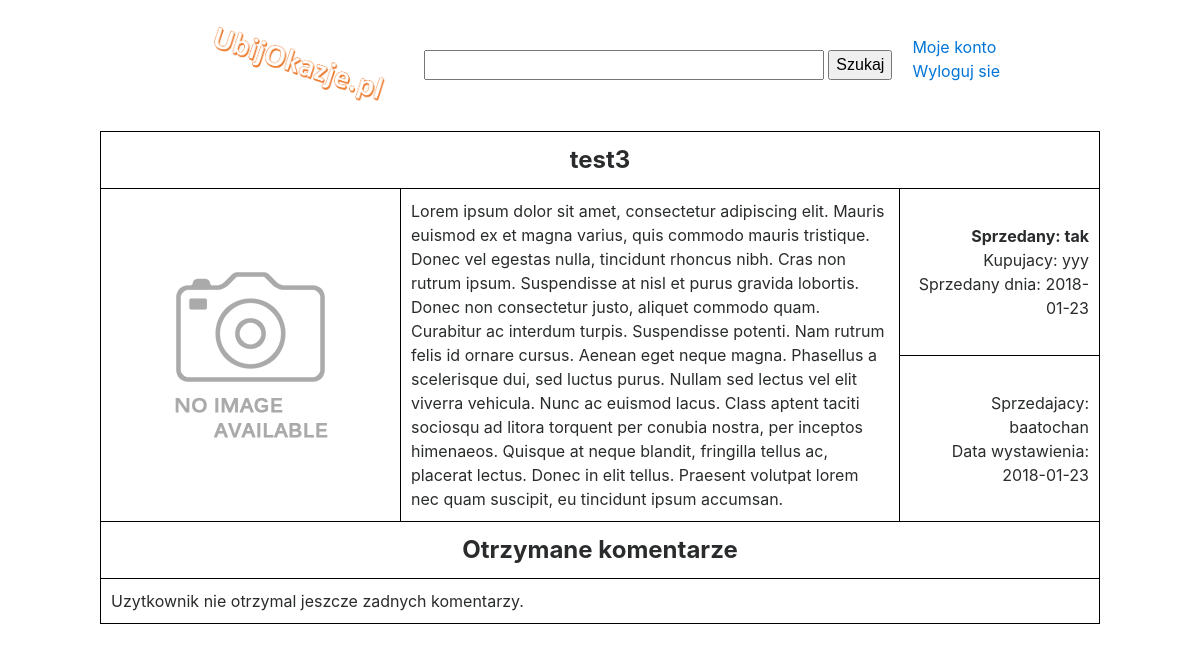
Before: /item.php?id=9 (signed in) with the older database file.
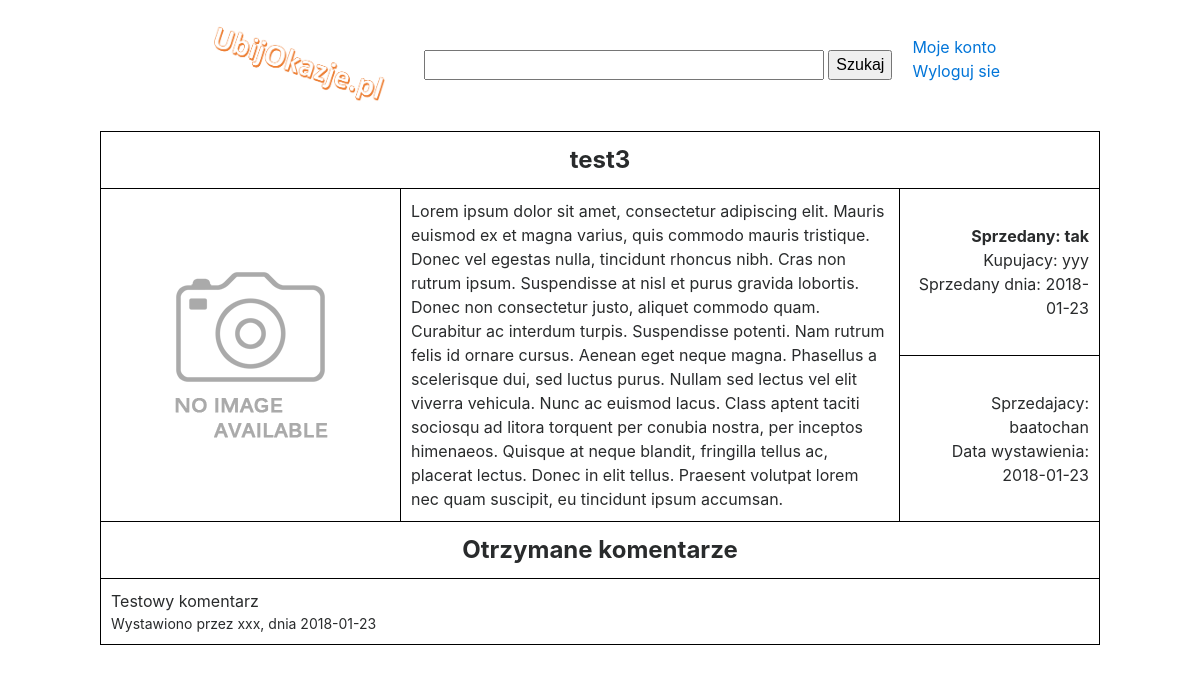
After: the same page with the newer database file.
### tables this page shows
CREATE TABLE IF NOT EXISTS `orderedproduct` (
  `Id` int(11) NOT NULL AUTO_INCREMENT,
  `ProductId` int(11) NOT NULL,
  `UserId` int(11) NOT NULL,
  `dateOfOrder` date NOT NULL,
  `isPaid` tinyint(1) NOT NULL,
  PRIMARY KEY (`Id`),
  UNIQUE KEY `Id` (`Id`)
);

CREATE TABLE IF NOT EXISTS `product` (
  `Id` int(11) NOT NULL AUTO_INCREMENT,
  `Name` varchar(69) NOT NULL,
  `Photo` varchar(420) DEFAULT NULL,
  `Description` varchar(2137) DEFAULT NULL,
  `Date` date NOT NULL,
  `Value` double NOT NULL,
  `Rating` int(11) NOT NULL,
  `SellerId` int(11) NOT NULL,
  PRIMARY KEY (`Id`),
  UNIQUE KEY `Id` (`Id`)
);

CREATE TABLE IF NOT EXISTS `user` (
  `Id` int(11) NOT NULL AUTO_INCREMENT,
  `AddressId` int(11) NOT NULL,
  `FirstName` varchar(50) NOT NULL,
  `LastName` varchar(50) NOT NULL,
  `Username` varchar(50) NOT NULL,
  `Email` varchar(100) NOT NULL,
  `SaltyPassword` varchar(100) NOT NULL,
  `Salt` varchar(6) NOT NULL,
  PRIMARY KEY (`Id`),
  UNIQUE KEY `Id` (`Id`)
);

CREATE TABLE IF NOT EXISTS `comment` (
  `Id` int(11) NOT NULL AUTO_INCREMENT,
  `UserId` int(11) NOT NULL,
  `Text` varchar(2000) NOT NULL,
  `Date` date NOT NULL,
  `authorId` int(11) NOT NULL,
  PRIMARY KEY (`Id`),
  UNIQUE KEY `Id` (`Id`)
);

### item.php (the view, shortened to what this page needs)
<?php
include('db-connection.php');
$productId = $_GET['id'];
if (!$dbconnection->connect_errno) {
	$sql1 = "SELECT p.Date as Date, p.Value as Value, p.Name as Name, p.Id AS ProductId, u.Id as SellerId, p.Rating as Rating, p.Description as Description, p.Photo AS Photo, op.Id as OrderId, u.Username AS Username FROM `product` p LEFT JOIN `orderedproduct` op on op.ProductId = p.Id JOIN `user` u on p.sellerId=u.Id  WHERE p.Id = '$productId';";
	if ($result = $dbconnection->query($sql1)) {
		$row = $result->fetch_assoc();
		if ($row['Photo'] != null) {
			$photo = $row['Photo'];
		} else {
			$photo = "img/defaultProductImg.png";
		}
		$sellerId = $row['SellerId'];
	}
}
?>
<!DOCTYPE html>
<html lang="pl">
<head>
	<link href="imports/bootstrap.min.css" rel="stylesheet">
	<link href="css/main.css" rel="stylesheet">
	<link href="css/item.css" rel="stylesheet">
</head>
<body>
<div id="searchHeader">
	<div style="float: left"><a href="index.php"><img src="img/logo.png" alt="logo" id="logoHeader"></a></div>
	<?php
	if (isset($_SESSION['user_login_status']) && $_SESSION['user_login_status'] == 1) {
		echo '
        <div id="userLinks" style="float: right; margin-left: 20px; margin-top: 35px;">
            <p><a href="user.php">Moje konto</a></p>
            <p><a href="logout.php">Wyloguj sie</a></p>
        </div>
        ';
	}
	?>
	<div style="float: right; padding-top: 50px">
		<form method="get" action="search.php">
			<input name="query" id="searchBarHeader" type="text">
			<button id="searchButtonHeader">Szukaj</button>
		</form>
	</div>
</div>
<table>
	<tr><th colspan="3"><?php echo $row['Name'] ?></th></tr>
    <tr>
        <td id="productPhoto" rowspan="2"><img src="<?php echo $photo ?>"></td>
        <td id="productDescription" rowspan="2"><?php echo $row['Description'] ?></td>
        <td id="buyLink">
            <?php
            if ($row['OrderId'] == null) {
                echo '<p>Stan: '.$row['Rating'].'</p>';
                echo '<p>Cena: '.$row['Value'].'zl</p>';
                echo '<p><a href="buy.php?id='.$row['ProductId'].'">Kup teraz</a></p>';
                echo '<p><a href="addToDesired.php?id='.$row['ProductId'].'">Dodaj do obserwowanych</a></p>';
            } else {
				$sql2 = "SELECT  op.dateOfOrder as dateOfOrder, op.isPaid as isPaid, u.username as username from `orderedproduct` op JOIN `user` u on u.Id = op.userId where op.Id = '".$row['OrderId']."';";
				if ($result2 = $dbconnection->query($sql2)) {
					$row2 = $result2->fetch_assoc();
					echo "<p style='font-weight: bold'>Sprzedany: tak</p>";
					echo "<p>Kupujacy: ".$row2['username']."</p>";
					echo "<p>Sprzedany dnia: ".$row2['dateOfOrder']."</p>";
				}
            }
            ?>
        </td>
    </tr>
    <tr>
        <td id="sellerInfo">
            <p>Sprzedajacy: <?php echo $row['Username'] ?></p>
            <p>Data wystawienia: <?php echo $row['Date'] ?></p>
        </td>
    </tr>
    <tr><th colspan="3">Otrzymane komentarze</th></tr>
    <?php
	if (!$dbconnection->connect_errno) {
		$sql4 = "SELECT * FROM `comment` c JOIN `user` u on u.Id=c.AuthorId WHERE c.UserId = '$sellerId';";
		if ($result = $dbconnection->query($sql4)) {
			if ($result->num_rows == 0) {
				echo "<tr><td colspan='3' class='comment'><p>Uzytkownik nie otrzymal jeszcze zadnych komentarzy.</p></td></tr>";
			}
			while($row = $result->fetch_assoc()) {
				echo "<tr><td colspan='3' class='comment'>";
                    echo "<p>".$row['Text']."</p>";
				    echo "<p style='font-size: 14px;'>Wystawiono przez ".$row['Username'].", dnia ".$row['Date']."</p>";
				echo "</td></tr>";
			}
		}
	}
    ?>
</table>

### css/main.css (style rules this page uses)
body { width: 1000px; margin: 0 auto; position: relative; }
p { margin: 0; }
#logoHeader { width: 200px; }
#searchHeader { padding: 0 100px; }
#searchBarHeader { width: 400px; }
table, td, th, tr { border: 1px solid black; padding: 10px; }

### css/item.css (style rules this page uses)
#productPhoto { width: 300px; height: 300px; text-align: center; }
#productDescription, .comment { padding: 10px; }
#buyLink, #sellerInfo { padding: 10px; width: 200px; text-align: right; }
table { width: 100%; }
th { text-align: center; font-size: 24px; }

Changed rows visible on the page:
added comment: Text "Testowy komentarz", authorId.Username "xxx", Date "2018-01-23"
Other visible differences:
text no longer shown: "Uzytkownik nie otrzymal jeszcze zadnych komentarzy."
